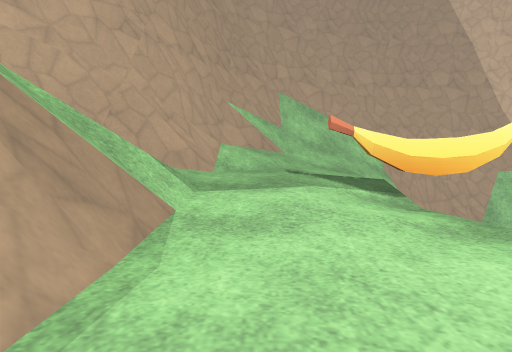
[1] (above)

18 first-person views from a walk through a 3-D level made in the Godot game engine. The camera is 1.2 m above the floor, tilts 6° down and sees 70° across. The floor is counted in squares, 2 m on a side. Each view is taken from the middle of a square. On the plan, view 1 faces up. The plan holds only what a view shows up to about 10 squares ahead; the rest is blank. The place goes on beyond the plan. Some surface patterns are stand-ins.

[2]
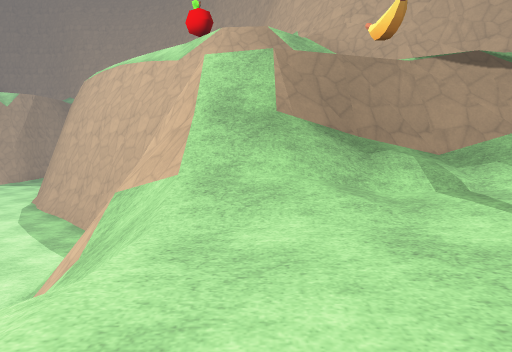

[3]
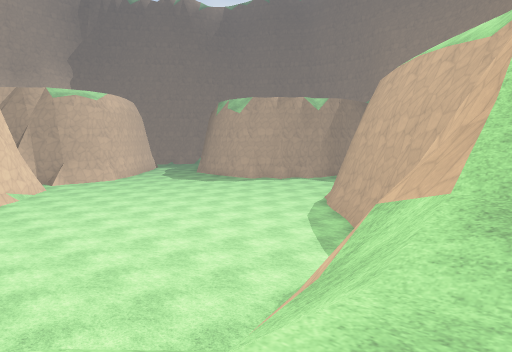

[4]
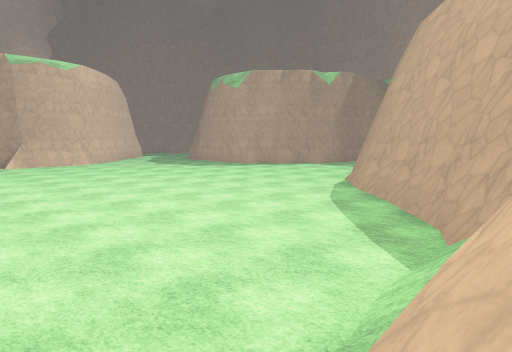

[5]
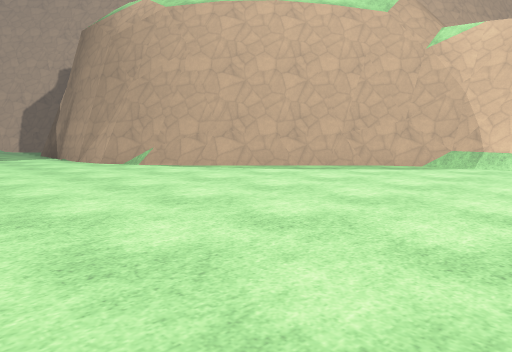

[6]
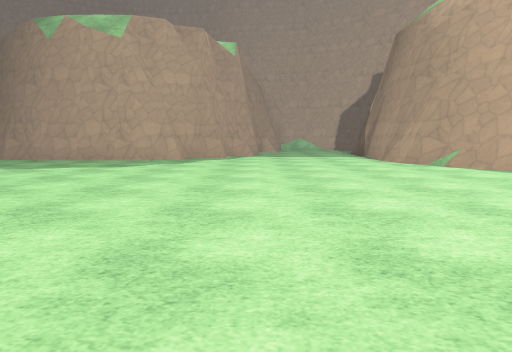

[7]
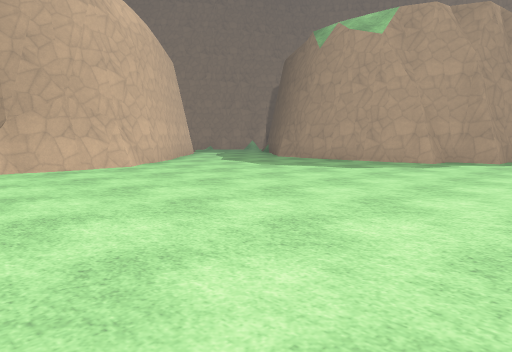

[8]
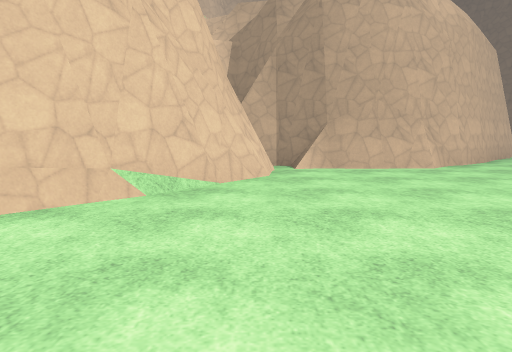

[9]
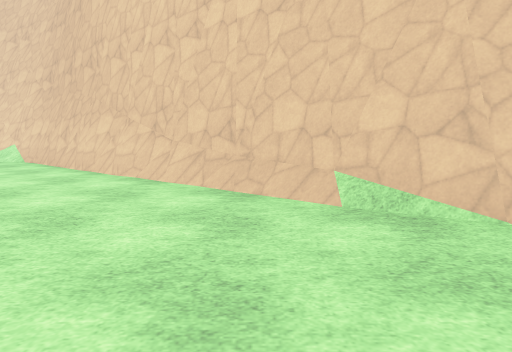

[10]
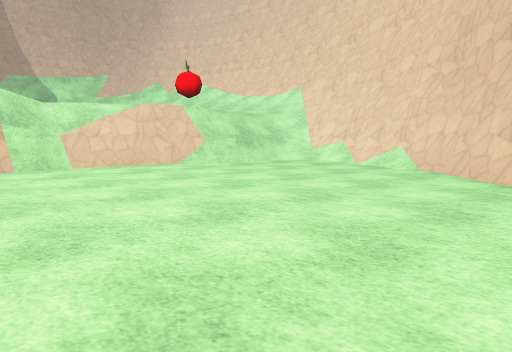

[11]
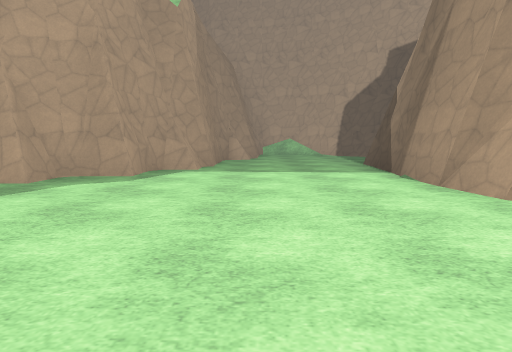

[12]
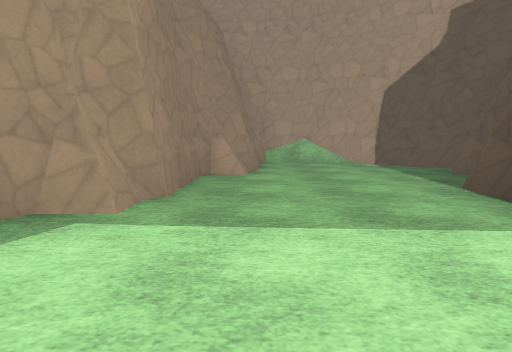

[13]
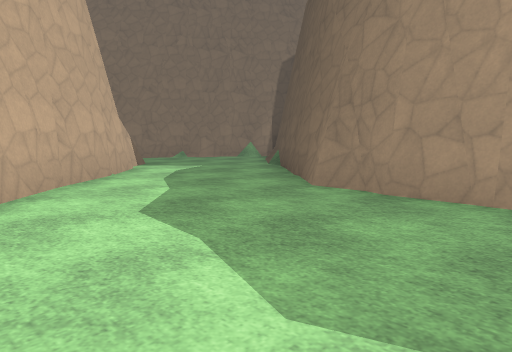

[14]
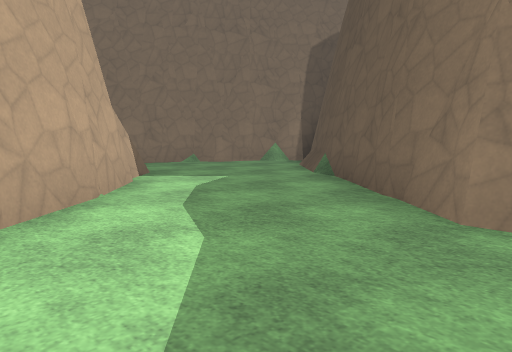

[15]
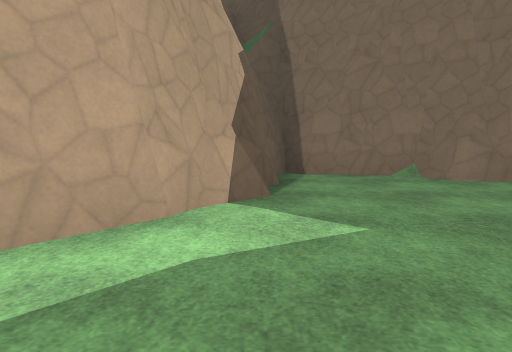

[16]
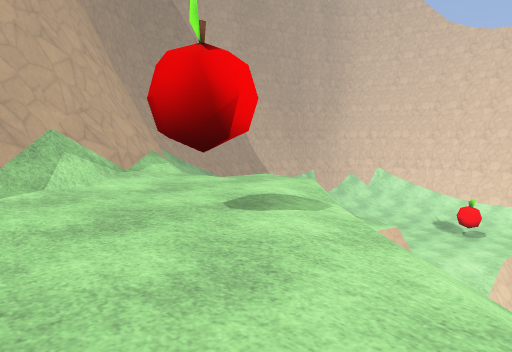

[17]
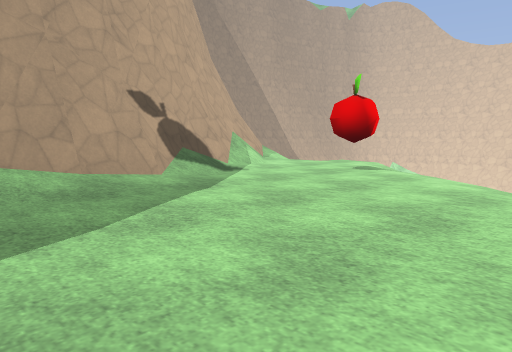

[18]
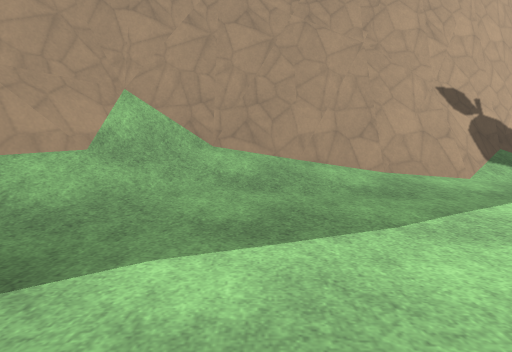

### Floor plan
Key: @ floor where view 1 was taken; # wall or solid block; . main floor; : floor 3 m higher than the main floor; + floor 6.75 m higher than the main floor; * floor 7 m higher than the main floor; % floor 9 m higher than the main floor; & floor 9.25 m higher than the main floor; / step, stairs or slope; = window, fence, low wall or low ledge; ^ raised ledge; v drop or lower ground; A apple.
Columns run from 16 left of view 1 to 11 right of it. Each row starts with its distance up from view 1.
  9                 ^^^^^ ^
  8                 ^///#=/
  7                ^=//==/
  6                ^=//
  5                ^///
  4              ^^#*/#/
  3            ^^==//A=//:
  2          ^^#////*+=//::
  1     ^^^^^#/&&&&=**///:::
  0     #////&&&&&/=@vv=///
 -1     =//&&&&&%//v####/###//
 -2     //&&&&&&//v##//....///
 -3      %&&&&&//v#.........../#
 -4       %&&%//v#............/#
 -5   ###    /v###............##
 -6  ##...######..............#
 -7 ##.......................##
 -8 #.......................##
 -9 ####...................##
-10    #####..............##
-11       ###............##
-12         ##..........##
-13          #..........#
-14          #.........##
-15          #........##
-16          #......###
-17         ##....####
-18        ##....##
-19       ##....##
-20      ##....##
-21     ##....##
-22     #....##
-23     ###..#
-24      #####

Positions as (right, up) in squares from view 1, and headings:
1: (0, 0), facing up
2: (7, 1), facing left
3: (6, 1), facing down-left
4: (4, -1), facing down-left
5: (3, -10), facing up-left
6: (3, -10), facing left
7: (2, -9), facing down-left
8: (2, -9), facing down
9: (0, -12), facing right
10: (2, -9), facing up-right
11: (-2, -9), facing left
12: (-6, -9), facing left
13: (-3, -14), facing down-left
14: (-4, -16), facing down-left
15: (-7, -18), facing down
16: (-6, -3), facing up-right
17: (-10, -4), facing up-right
18: (-10, -4), facing up
